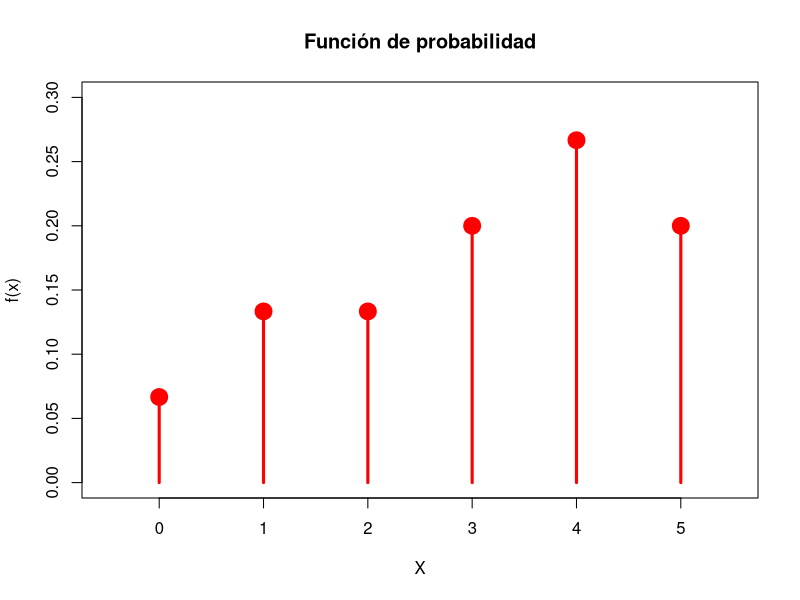
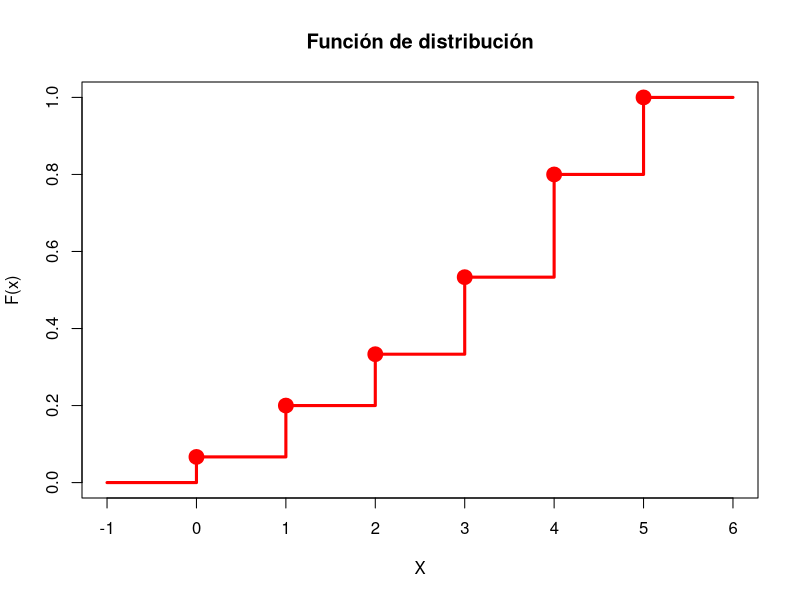
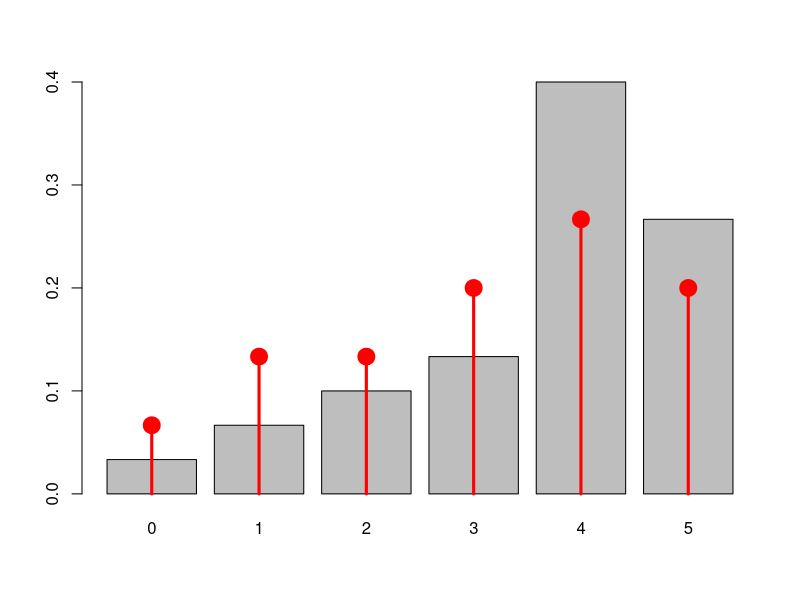
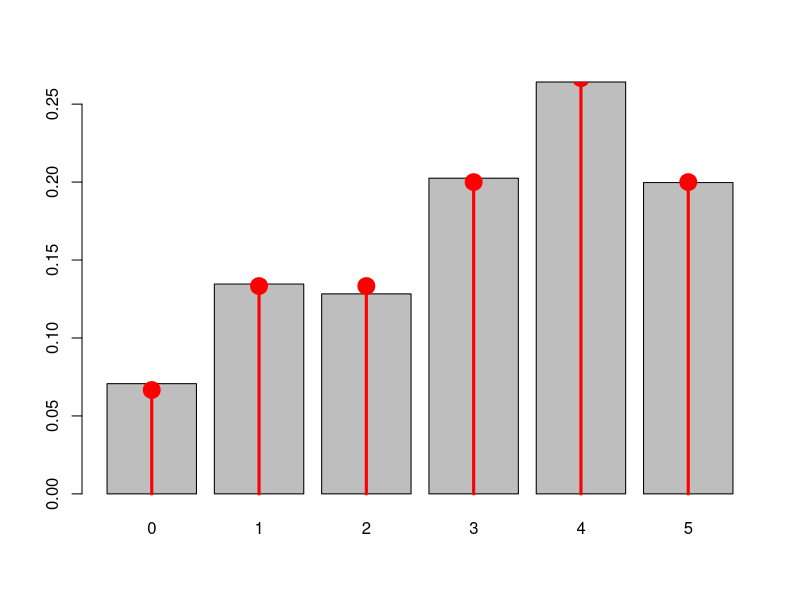
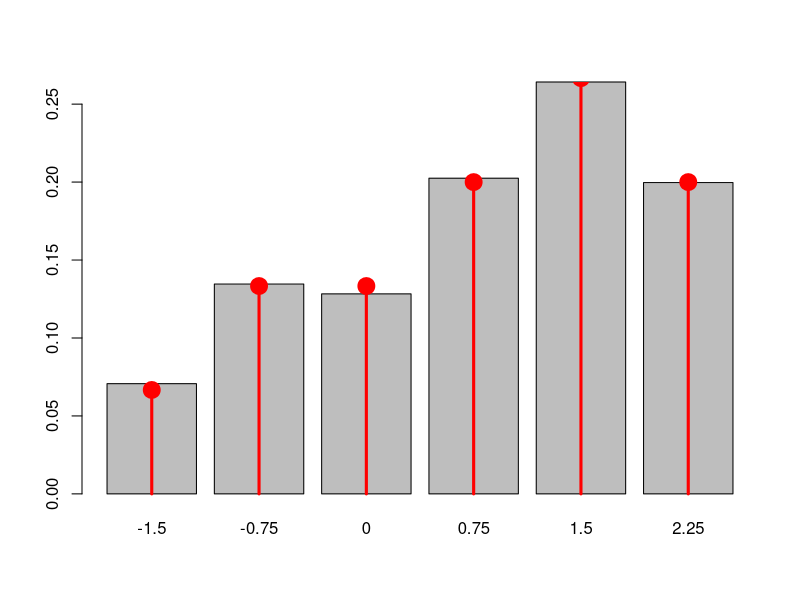

R code for these plots, in order:
# SOlucion Ejercicio

x1 = 0:5   # Posibles resultados
f1 = c(1,2,2,3,4,3)/15 # Probabilidad de ocurrencia de cada resultado
# Creación de las líneas verticales
plot(x1, f1, type="h", col="red", lwd=3, main="Función de probabilidad", xlab="X", ylab="f(x)",
     xlim=c(-0.5,5.5), ylim=c(0,0.3)) 
# Se crean los puntos y se guarda la gráfica completa en un objeto para su uso posterior
points(x1, f1, col="red", lwd=10)




F1 = cumsum(f1) # Se genera un vector con la suma acumulada
plot(c(-1,x1,6), c(0,F1,1), type="s", col="red", lwd=3, main="Función de distribución", xlab="X",
     ylab="F(x)")
points(x1, F1, col="red", lwd=8)




#f(2)=2/15
#F(2)=1/3
#f(3.5)=0
#F(3.5)=8/15
#f(6)=0
#F(6)=1


miu.X <- sum(x1*f1); miu.X


Q2.X <- max(x1[F1<=0.5]); Q2.X


var.X <- sum((x1-miu.X)^2*f1); var.X


set.seed(12)
sim.venta <- sample(x1,30,replace=T,prob=f1)


fi <- table(sim.venta)/length(sim.venta) 
xb <- barplot(fi)
lines(xb, f1, type="h", col="red", lwd=3)  
points(xb, f1, col="red", lwd=10)

mean.sim <- mean(sim.venta); mean.sim

var.sim <- var(sim.venta); var.sim


set.seed(12)
sim.venta <- sample(x1,10000,replace=T,prob=f1)
fi <- table(sim.venta)/length(sim.venta) 
xb <- barplot(fi)
lines(xb, f1, type="h", col="red", lwd=3)  
points(xb, f1, col="red", lwd=10)


mean.sim <- mean(sim.venta); mean.sim

var.sim <- var(sim.venta); var.sim


miu.Y <- 0.75*miu.X-1.5; miu.Y
var.Y <- 0.75^2*var.X; var.Y

set.seed(12)
y1 <- 0.75*x1-1.5
sim.ben <- sample(y1,10000,replace=T,prob=f1)
fi <- table(sim.ben)/length(sim.ben) 
xb <- barplot(fi)
lines(xb, f1, type="h", col="red", lwd=3)  
points(xb, f1, col="red", lwd=10)


mean.sim.ben <- mean(sim.ben); mean.sim.ben

var.sim.ben <- var(sim.ben); var.sim.ben




